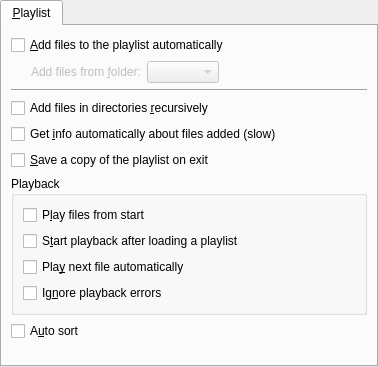
<?xml version="1.0" encoding="UTF-8"?>
<ui version="4.0">
 <class>PrefPlaylist</class>
 <widget class="QWidget" name="PrefPlaylist">
  <property name="geometry">
   <rect>
    <x>0</x>
    <y>0</y>
    <width>378</width>
    <height>367</height>
   </rect>
  </property>
  <layout class="QVBoxLayout">
   <property name="margin">
    <number>0</number>
   </property>
   <item>
    <widget class="QTabWidget" name="playlist_tab">
     <property name="currentIndex">
      <number>0</number>
     </property>
     <widget class="QWidget" name="tab">
      <attribute name="title">
       <string>&amp;Playlist</string>
      </attribute>
      <layout class="QVBoxLayout">
       <item>
        <widget class="QCheckBox" name="auto_add_to_playlist_check">
         <property name="text">
          <string>&amp;Add files to the playlist automatically</string>
         </property>
        </widget>
       </item>
       <item>
        <layout class="QHBoxLayout">
         <item>
          <spacer>
           <property name="orientation">
            <enum>Qt::Horizontal</enum>
           </property>
           <property name="sizeType">
            <enum>QSizePolicy::Fixed</enum>
           </property>
           <property name="sizeHint" stdset="0">
            <size>
             <width>20</width>
             <height>20</height>
            </size>
           </property>
          </spacer>
         </item>
         <item>
          <widget class="QLabel" name="media_to_add_label">
           <property name="enabled">
            <bool>false</bool>
           </property>
           <property name="text">
            <string>Add files from &amp;folder:</string>
           </property>
           <property name="buddy">
            <cstring>media_to_add_combo</cstring>
           </property>
          </widget>
         </item>
         <item>
          <widget class="QComboBox" name="media_to_add_combo">
           <property name="enabled">
            <bool>false</bool>
           </property>
          </widget>
         </item>
         <item>
          <spacer name="horizontalSpacer">
           <property name="orientation">
            <enum>Qt::Horizontal</enum>
           </property>
           <property name="sizeHint" stdset="0">
            <size>
             <width>40</width>
             <height>20</height>
            </size>
           </property>
          </spacer>
         </item>
        </layout>
       </item>
       <item>
        <widget class="Line" name="line">
         <property name="sizePolicy">
          <sizepolicy hsizetype="Expanding" vsizetype="Fixed">
           <horstretch>0</horstretch>
           <verstretch>0</verstretch>
          </sizepolicy>
         </property>
         <property name="orientation">
          <enum>Qt::Horizontal</enum>
         </property>
        </widget>
       </item>
       <item>
        <widget class="QCheckBox" name="recursive_check">
         <property name="text">
          <string>Add files in directories &amp;recursively</string>
         </property>
        </widget>
       </item>
       <item>
        <widget class="QCheckBox" name="getinfo_check">
         <property name="text">
          <string>Get &amp;info automatically about files added (slow)</string>
         </property>
        </widget>
       </item>
       <item>
        <widget class="QCheckBox" name="autosave_on_exit_check">
         <property name="text">
          <string>&amp;Save a copy of the playlist on exit</string>
         </property>
        </widget>
       </item>
       <item>
        <widget class="QGroupBox" name="groupBox">
         <property name="title">
          <string>Playback</string>
         </property>
         <layout class="QVBoxLayout" name="verticalLayout">
          <item>
           <widget class="QCheckBox" name="play_from_start_check">
            <property name="text">
             <string>P&amp;lay files from start</string>
            </property>
           </widget>
          </item>
          <item>
           <widget class="QCheckBox" name="play_on_load_check">
            <property name="text">
             <string>S&amp;tart playback after loading a playlist</string>
            </property>
           </widget>
          </item>
          <item>
           <widget class="QCheckBox" name="play_next_automatically_check">
            <property name="text">
             <string>Pla&amp;y next file automatically</string>
            </property>
           </widget>
          </item>
          <item>
           <widget class="QCheckBox" name="ignore_errors_check">
            <property name="text">
             <string>Ig&amp;nore playback errors</string>
            </property>
           </widget>
          </item>
         </layout>
        </widget>
       </item>
       <item>
        <widget class="QCheckBox" name="autosort_check">
         <property name="text">
          <string>A&amp;uto sort</string>
         </property>
        </widget>
       </item>
       <item>
        <spacer>
         <property name="orientation">
          <enum>Qt::Vertical</enum>
         </property>
         <property name="sizeHint" stdset="0">
          <size>
           <width>20</width>
           <height>40</height>
          </size>
         </property>
        </spacer>
       </item>
      </layout>
     </widget>
    </widget>
   </item>
  </layout>
 </widget>
 <tabstops>
  <tabstop>playlist_tab</tabstop>
  <tabstop>auto_add_to_playlist_check</tabstop>
  <tabstop>media_to_add_combo</tabstop>
  <tabstop>recursive_check</tabstop>
  <tabstop>getinfo_check</tabstop>
  <tabstop>autosave_on_exit_check</tabstop>
  <tabstop>play_from_start_check</tabstop>
  <tabstop>play_on_load_check</tabstop>
  <tabstop>play_next_automatically_check</tabstop>
  <tabstop>ignore_errors_check</tabstop>
 </tabstops>
 <resources/>
 <connections>
  <connection>
   <sender>auto_add_to_playlist_check</sender>
   <signal>toggled(bool)</signal>
   <receiver>media_to_add_combo</receiver>
   <slot>setEnabled(bool)</slot>
   <hints>
    <hint type="sourcelabel">
     <x>188</x>
     <y>50</y>
    </hint>
    <hint type="destinationlabel">
     <x>285</x>
     <y>82</y>
    </hint>
   </hints>
  </connection>
  <connection>
   <sender>auto_add_to_playlist_check</sender>
   <signal>toggled(bool)</signal>
   <receiver>media_to_add_label</receiver>
   <slot>setEnabled(bool)</slot>
   <hints>
    <hint type="sourcelabel">
     <x>188</x>
     <y>50</y>
    </hint>
    <hint type="destinationlabel">
     <x>118</x>
     <y>82</y>
    </hint>
   </hints>
  </connection>
 </connections>
</ui>
